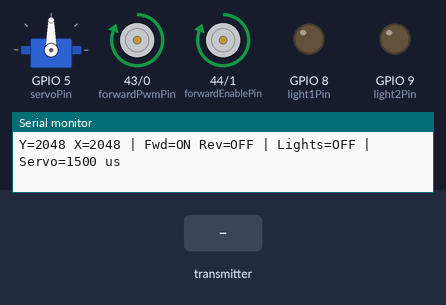
Recording of a sketch running on a simulated Seeed XIAO ESP32-S3. On the bench: servo, motor-driver pin pairs drawn as motors (green arrow = first pin HIGH = forward, orange = second pin HIGH = backward, longer = more drive), output pins drawn as LEDs (lit = HIGH), the last lines printed to the serial monitor. The inputs (shaded band) are chosen by the test bench.

Above: at 2.2 s.
2.3 s: the transmitter starts sending joyY = 0
At 2.6 s:
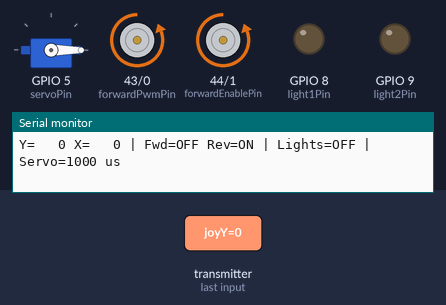
3.8 s: the transmitter starts sending joyX = 1024
At 4.2 s:
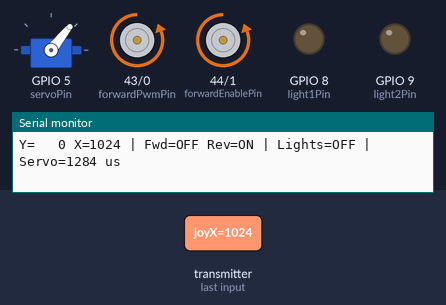
5.3 s: the transmitter starts sending lightsOn = 1
At 5.8 s:
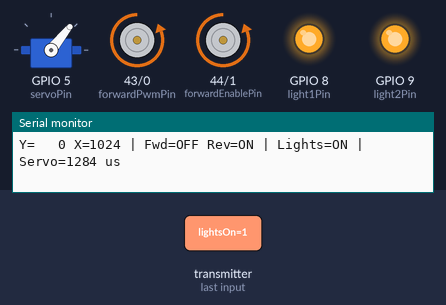
6.8 s: the transmitter starts sending joyY = 2048
At 8.0 s:
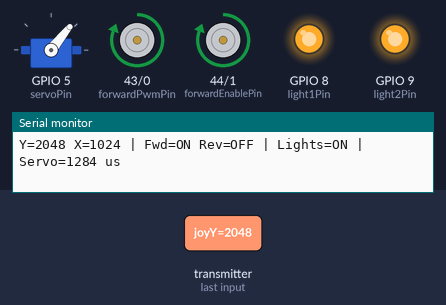
8.3 s: the transmitter starts sending joyX = 0
At 9.5 s:
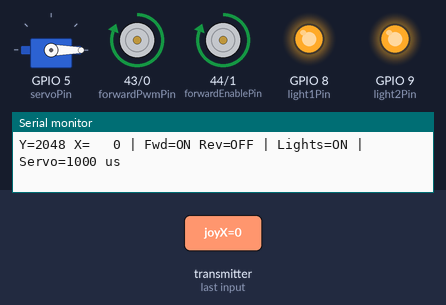
9.8 s: the transmitter starts sending lightsOn = 0
At 11.2 s:
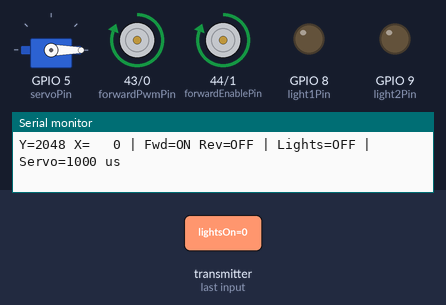
Timing chart, 0 to 12.3 s (numbered marks = the images above; inputs shaded):
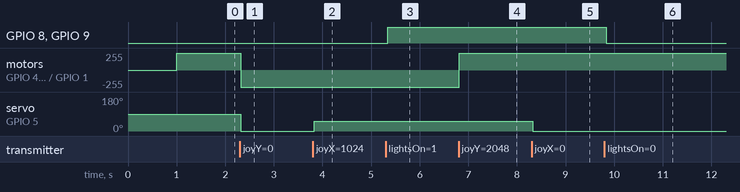

Measured:
- after the input at 2.3 s, motor on GPIO 43 (forwardPwmPin) / GPIO 0 (reversePwmPin), motor on GPIO 44 (forwardEnablePin) / GPIO 1 (reverseEnablePin): forward 255/255 → backward 255/255 at once; servo on GPIO 5 (servoPin): 90° → 0° at once
- after the input at 3.8 s, servo on GPIO 5 (servoPin): 0° → 51° at once
- after the input at 5.3 s, GPIO 8 (light1Pin), GPIO 9 (light2Pin): LOW → HIGH after 0.05 s
- after the input at 6.8 s, motor on GPIO 43 (forwardPwmPin) / GPIO 0 (reversePwmPin), motor on GPIO 44 (forwardEnablePin) / GPIO 1 (reverseEnablePin): backward 255/255 → forward 255/255 at once
- after the input at 8.3 s, servo on GPIO 5 (servoPin): 51° → 0° at once
- after the input at 9.8 s, GPIO 8 (light1Pin), GPIO 9 (light2Pin): HIGH → LOW at once

The sketch:

grgur.ino
```cpp
#include <Arduino.h>
#include <WiFi.h>
#include <esp_now.h>
#include <ESP32Servo.h>

// Pin assignments - GPIOs for XIAO C3
const int forwardPwmPin    = D6;  // GPIO6
const int reversePwmPin    = 0;   // GPIO0
const int forwardEnablePin = D7;  // GPIO7
const int reverseEnablePin = 1;   // GPIO1
const int servoPin         = D4;  // GPIO4 (servo)

// Light pins
const int light1Pin = D9;  // GPIO9 - First light
const int light2Pin = D10; // GPIO10 - Second light

// Motor PWM parameters - Use lower frequency to avoid servo conflicts
const int pwmFreq       = 1000;  // 1 kHz for motors (much lower than servo's 50Hz)
const int pwmResolution = 8;     // 8-bit

// Joystick dead-band thresholds
const int centerLow  = 1700;
const int centerHigh = 2000;

// Servo pulse parameters
const int servoMinPulse = 1000;  // 1ms
const int servoCenterPulse = 1500; // 1.5ms
const int servoMaxPulse = 2000;  // 2ms
const int servoDeadZone = 250;

// Packet format - updated to include lights
typedef struct {
  uint16_t joyY;
  uint16_t joyX;
  bool lightsOn;
} JoyPacket;

// Latest joystick values and lights state
volatile uint16_t latestJoyY = 2048;
volatile uint16_t latestJoyX = 2048;
volatile bool latestLightsOn = false;

Servo steeringServo;  // Create Servo object

// ESP-NOW receive callback
void onDataRecv(const esp_now_recv_info_t *info, const uint8_t *incomingData, int len) {
  if (len == sizeof(JoyPacket)) {
    JoyPacket packet;
    memcpy(&packet, incomingData, sizeof(packet));
    latestJoyY = packet.joyY;
    latestJoyX = packet.joyX;
    latestLightsOn = packet.lightsOn;
  }
}

void setup() {
  Serial.begin(115200);
  delay(1000);
  Serial.println("Starting XIAO C3 Receiver with proper PWM control and lights...");

  WiFi.mode(WIFI_STA);
  WiFi.disconnect();

  if (esp_now_init() != ESP_OK) {
    Serial.println("ESP-NOW init failed");
    while (true) {}
  }
  esp_now_register_recv_cb(onDataRecv);

  // Setup enable pins
  pinMode(forwardEnablePin, OUTPUT);
  pinMode(reverseEnablePin, OUTPUT);
  pinMode(forwardPwmPin, OUTPUT);    // Simple digital output
  pinMode(reversePwmPin, OUTPUT);    // Simple digital output
  digitalWrite(forwardEnablePin, LOW);
  digitalWrite(reverseEnablePin, LOW);
  digitalWrite(forwardPwmPin, LOW);
  digitalWrite(reversePwmPin, LOW);

  // Setup light pins
  pinMode(light1Pin, OUTPUT);
  pinMode(light2Pin, OUTPUT);
  digitalWrite(light1Pin, LOW);  // Start with lights off
  digitalWrite(light2Pin, LOW);

  // Don't setup PWM for motors - use simple on/off control
  // This completely avoids PWM conflicts with the servo

  // Initialize servo at 50Hz (ESP32Servo handles this automatically)
  steeringServo.setPeriodHertz(50);  // Explicitly set 50Hz
  steeringServo.attach(servoPin, servoMinPulse, servoMaxPulse);
  steeringServo.writeMicroseconds(servoCenterPulse);  // Start at center

  Serial.println("Setup complete - Motors at 1kHz, Servo at 50Hz, Lights on D9 & D10");
}

void loop() {
  uint16_t joyY = latestJoyY;
  uint16_t joyX = latestJoyX;
  bool lightsOn = latestLightsOn;

  int fwdDuty = 0, revDuty = 0;

  // Motor control - simple on/off (no PWM conflicts)
  if (joyY > centerHigh) {
    digitalWrite(forwardEnablePin, HIGH);
    digitalWrite(reverseEnablePin, LOW);
    digitalWrite(forwardPwmPin, HIGH);  // Full speed forward
    digitalWrite(reversePwmPin, LOW);
  } else if (joyY < centerLow) {
    digitalWrite(forwardEnablePin, LOW);
    digitalWrite(reverseEnablePin, HIGH);
    digitalWrite(forwardPwmPin, LOW);
    digitalWrite(reversePwmPin, HIGH);  // Full speed reverse
  } else {
    digitalWrite(forwardEnablePin, LOW);
    digitalWrite(reverseEnablePin, LOW);
    digitalWrite(forwardPwmPin, LOW);
    digitalWrite(reversePwmPin, LOW);
  }

  // Light control
  digitalWrite(light1Pin, lightsOn ? HIGH : LOW);
  digitalWrite(light2Pin, lightsOn ? HIGH : LOW);

  // Servo control
  int deviation = joyX - 2048;
  int servoPulse = servoCenterPulse;

  if (abs(deviation) > servoDeadZone) {
    if (deviation < 0) {
      servoPulse = map(joyX, 0, 2048 - servoDeadZone, servoMinPulse, servoCenterPulse);
    } else {
      servoPulse = map(joyX, 2048 + servoDeadZone, 4095, servoCenterPulse, servoMaxPulse);
    }
    servoPulse = constrain(servoPulse, servoMinPulse, servoMaxPulse);
  }

  steeringServo.writeMicroseconds(servoPulse);

  Serial.printf("Y=%4u X=%4u | Fwd=%s Rev=%s | Lights=%s | Servo=%4d us\n",
                joyY, joyX,
                (digitalRead(forwardPwmPin) ? "ON" : "OFF"),
                (digitalRead(reversePwmPin) ? "ON" : "OFF"),
                (lightsOn ? "ON" : "OFF"),
                servoPulse);
  delay(50);
}
```
